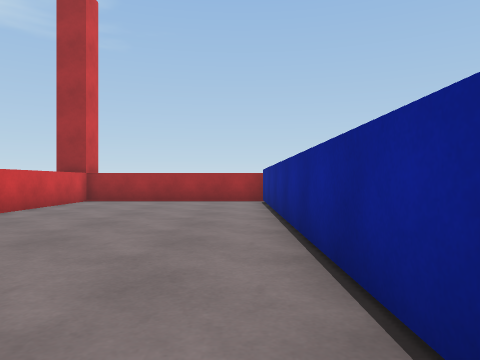
view 1 (above)

22 first-person views from a walk through a 3-D level made in the Unity game engine. The camera is 0.72 m above the floor, looks level and sees 70° across. The floor is counted in squares, 1 m on a side. Each view is taken from the middle of a square. On the plan, view 1 faces up. The plan holds only what a view shows up to about 11 squares ahead; the rest is blank. The place goes on beyond the plan. The player character is not drawn.

view 2
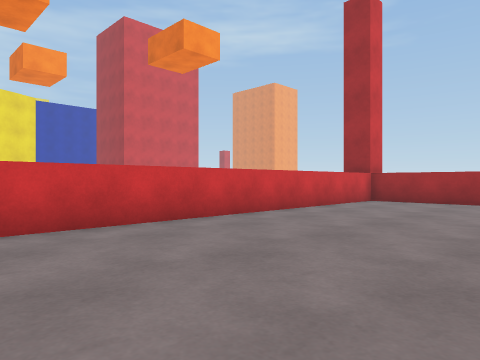

view 3
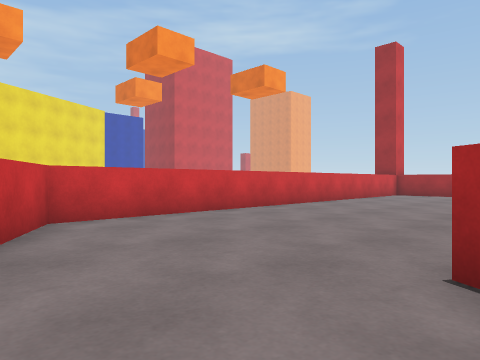

view 4
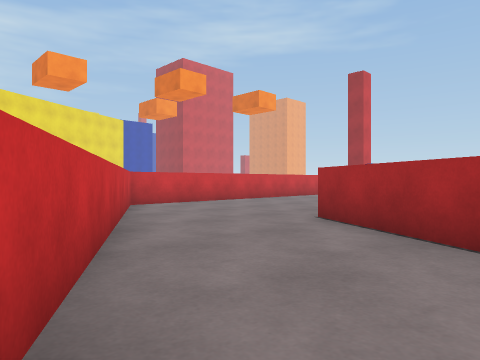

view 5
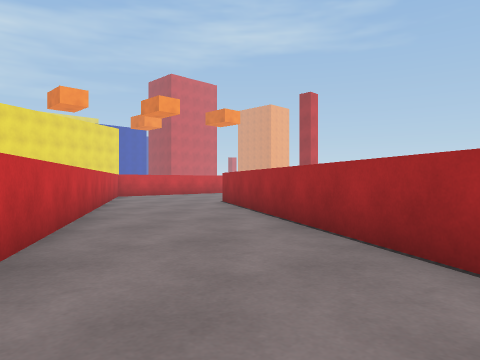

view 6
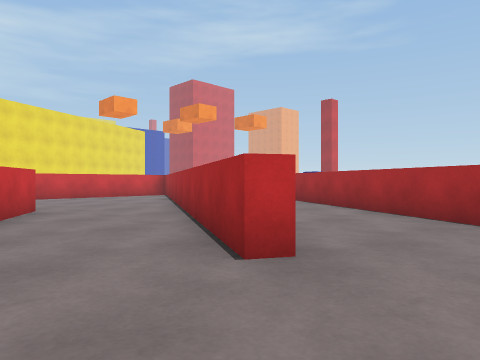

view 7
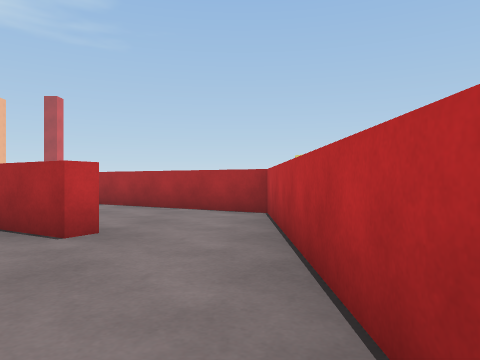

view 8
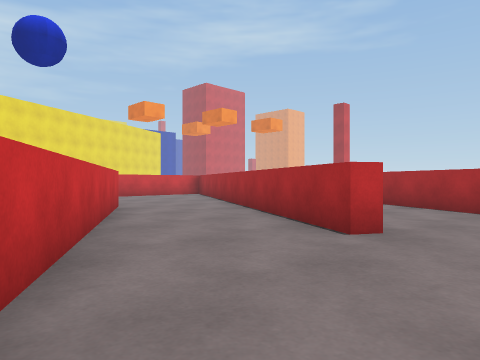

view 9
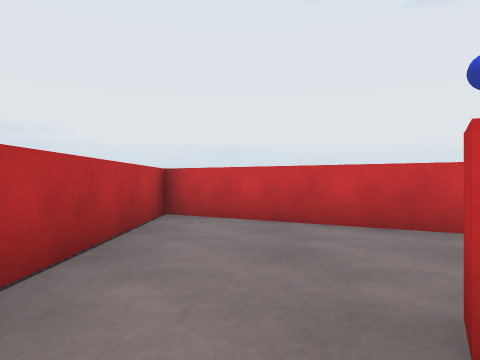

view 10
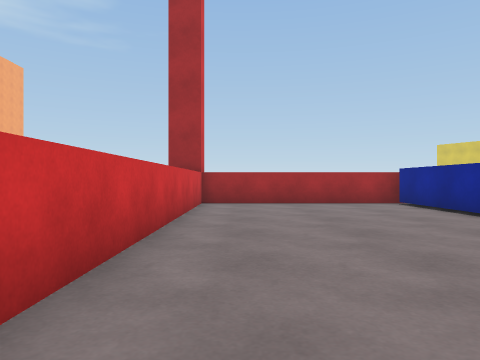

view 11
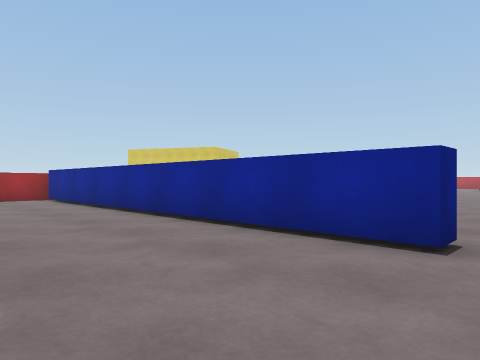

view 12
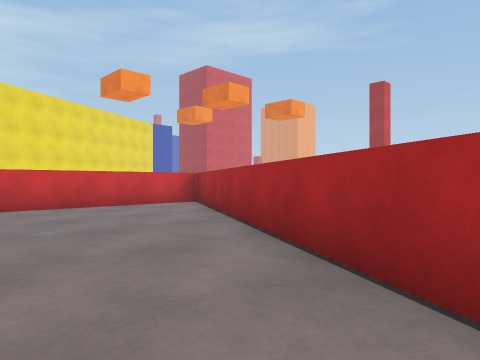

view 13
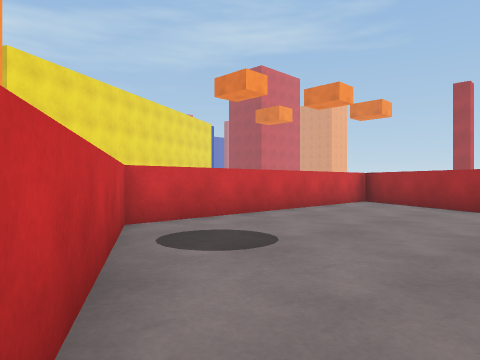

view 14
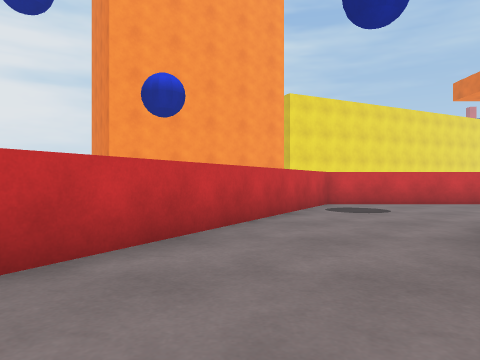

view 15
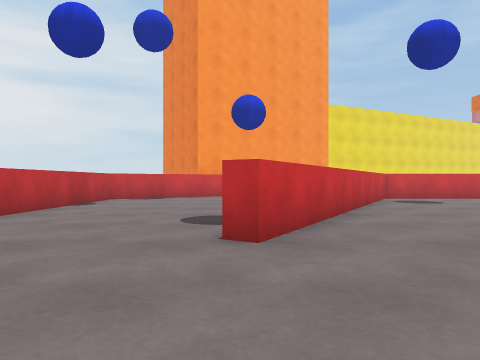

view 16
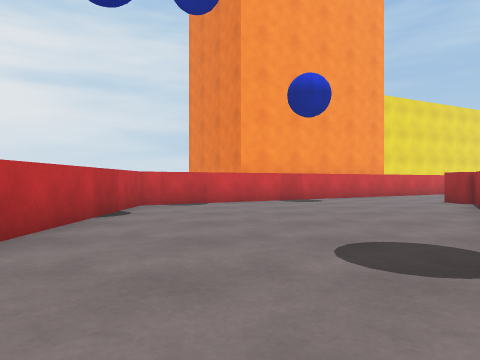

view 17
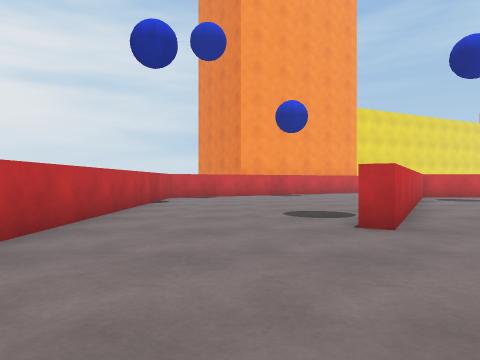

view 18
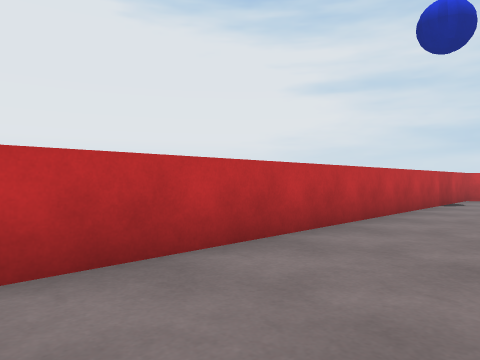

view 19
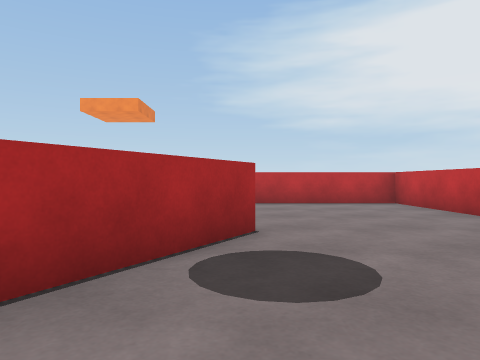

view 20
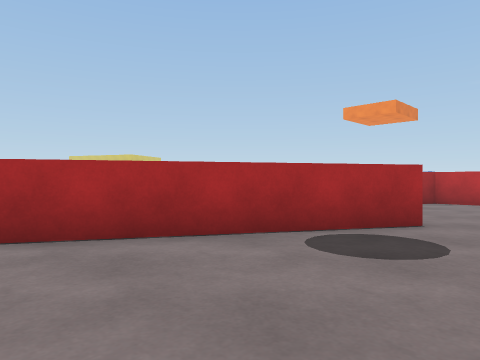

view 21
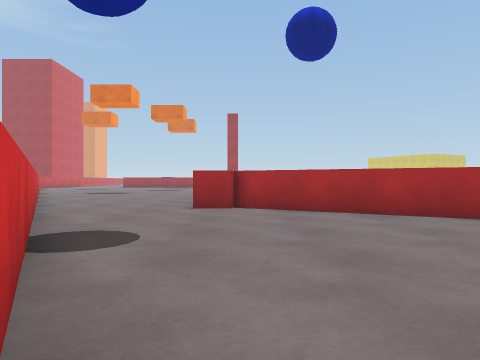

view 22
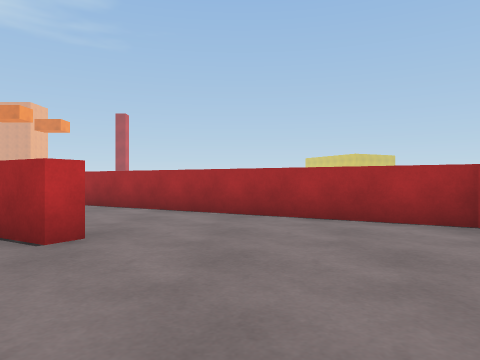

### Floor plan
Points are (right, up) in squares from view 1. A wall is a line through its corners. A room is listed if a view was taken in it or the views show most of it. See-through windows are left out.
Room 1 (views 1, 2, 3, 4, 5, 9, 10, 11)
walls: (0.8, -1) (0.8, 11.2); (1, 11.6) (-5.2, 11.6) (-5.2, -3.3) (5.4, -9.4); (9.6, -10.4) (9.6, -7.5) (0.3, -2.2)
ways out: opening at (8.5, -10) to room 2
Room 2 (views 6, 7, 8)
walls: (5.3, -13.8) (9.6, -16.3) (9.6, -10.4); (7.1, -10.3) (6.8, -10.8) (5.7, -10.2)
ways out: opening at (8.5, -10) to room 1; opening at (5, -12) to room 3
Room 3 (views 12, 13, 14)
walls: (0, -10.7) (5.3, -13.8); (5.7, -10.2) (-4.7, -4.1); (-5.2, -4.6) (-5.2, -12.4) (4.1, -17.8); (7, -15.3) (1.5, -12.1)
ways out: opening at (5, -12) to room 2; opening at (5.5, -17.5) to room 4
Room 4 (views 15, 16, 17, 18, 19, 20, 21, 22)
walls: (4.1, -17.8) (3.8, -18.2) (-5.2, -13); (-6.3, -20.1) (-4.7, -22.8) (9.6, -22.8) (9.6, -16.8) (7, -15.3); (-5.2, -13.3) (-6.2, -13.3)
ways out: opening at (5.5, -17.5) to room 3

Where each view was taken, in squares from view 1:
view 1: 0 up, 0 right, facing up
view 2: 0 up, 0 right, facing up-left
view 3: 5 down, 1 right, facing up-left
view 4: 8 down, 4 right, facing up-left
view 5: 10 down, 9 right, facing up-left
view 6: 13 down, 9 right, facing up-left
view 7: 15 down, 9 right, facing up
view 8: 15 down, 9 right, facing up-left
view 9: 9 down, 8 right, facing down
view 10: 1 up, 4 left, facing up
view 11: 2 down, 3 left, facing up-right
view 12: 11 down, 4 right, facing up-left
view 13: 15 down, 0 right, facing up-left
view 14: 15 down, 5 right, facing left
view 15: 18 down, 8 right, facing left
view 16: 20 down, 5 right, facing left
view 17: 20 down, 9 right, facing left
view 18: 20 down, 9 right, facing down-left
view 19: 18 down, 1 left, facing right
view 20: 20 down, 2 left, facing up-right
view 21: 22 down, 5 left, facing up
view 22: 22 down, 6 right, facing up
